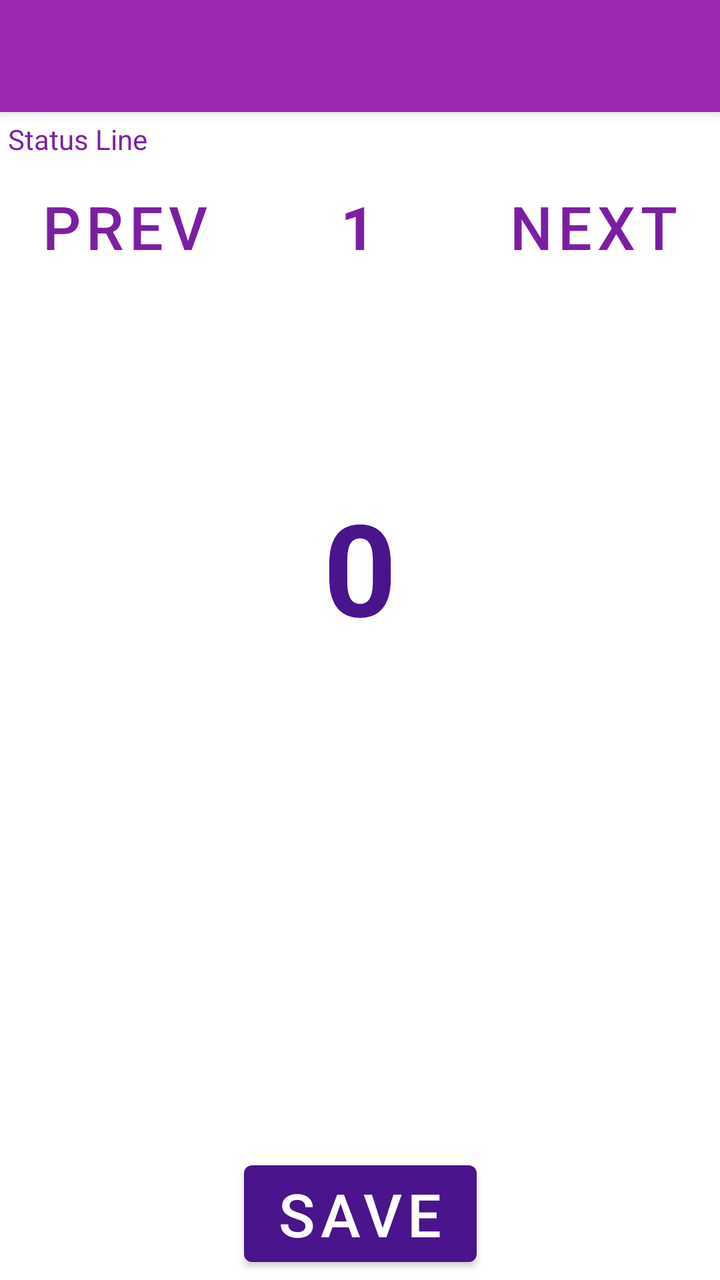
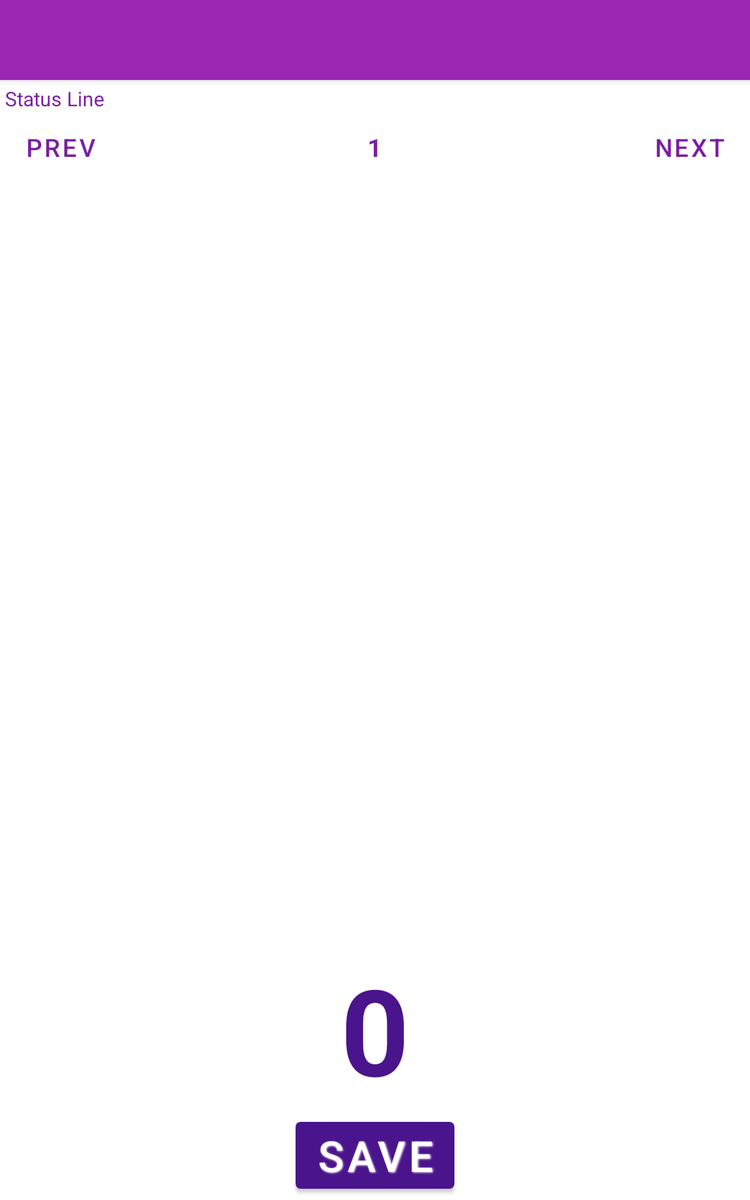

Two renders of one Android screen. The first uses the default layout on a phone; the second uses the alternative layout the repository ships for a different screen configuration, on a matching device. The two XML files are below.
<!-- AndroidManifest.xml: application theme Theme.Theme -->
<!-- res/layout/activity_main_new.xml -->
<?xml version="1.0" encoding="utf-8"?>
<androidx.constraintlayout.widget.ConstraintLayout xmlns:android="http://schemas.android.com/apk/res/android"
    xmlns:app="http://schemas.android.com/apk/res-auto"
    xmlns:tools="http://schemas.android.com/tools"
    android:id="@+id/constraintLayout"
    android:layout_width="match_parent"
    android:layout_height="match_parent"
    app:layout_behavior="@string/appbar_scrolling_view_behavior"
    tools:context="uk.trialmonster.observer.activities.MainActivity">

    <androidx.appcompat.widget.Toolbar
        android:id="@+id/top_toolbar"
        android:layout_width="match_parent"
        android:layout_height="?attr/actionBarSize"
        android:background="?attr/colorPrimaryVariant"
        android:elevation="4dp"
        android:theme="@style/Theme.Theme"
        app:layout_constraintEnd_toEndOf="parent"
        app:layout_constraintStart_toStartOf="parent"
        app:layout_constraintTop_toTopOf="parent"
        app:popupTheme="@style/Theme.PopupTheme" />

    <TextView
        android:id="@+id/statusLine"
        android:layout_width="match_parent"
        android:layout_height="wrap_content"
        android:layout_margin="4dp"
        android:text="@string/status_line"
        android:textAppearance="@style/TextAppearance.AppCompat.Body1"
        app:layout_constraintEnd_toEndOf="parent"
        app:layout_constraintStart_toStartOf="parent"
        app:layout_constraintTop_toBottomOf="@id/top_toolbar" />

    <LinearLayout
        android:id="@+id/container"
        android:layout_width="match_parent"
        android:layout_height="wrap_content"
        android:orientation="vertical"
        app:layout_constraintEnd_toEndOf="parent"
        app:layout_constraintStart_toStartOf="parent"
        app:layout_constraintTop_toBottomOf="@id/statusLine">

        
        <LinearLayout
            android:id="@+id/sectionLabelLayout"
            android:layout_width="match_parent"
            android:layout_height="wrap_content"
            android:layout_margin="4dp"
            android:orientation="horizontal">

            <Button
                android:id="@+id/decrementTextView"
                android:layout_width="wrap_content"
                android:layout_height="wrap_content"
                android:layout_weight="1"
                android:background="#00FFFFFF"
                android:contentDescription="@string/go_to_previous_section"
                android:onClick="decrement"
                android:text="@string/prev"
                android:textAlignment="textStart"
                android:textColor="@color/purple_700"
                android:textSize="30sp"
                android:textStyle="normal" />

            <TextView
                android:id="@+id/sectionNumber"
                android:layout_width="wrap_content"
                android:layout_height="wrap_content"
                android:layout_weight="1"
                android:contentDescription="@string/section_number"
                android:text="@string/_1"
                android:textAlignment="center"
                android:textSize="30sp"
                android:textStyle="bold" />

            <Button
                android:id="@+id/incrementTextView"
                android:layout_width="wrap_content"
                android:layout_height="wrap_content"
                android:layout_weight="1"
                android:background="#00FFFFFF"
                android:contentDescription="@string/go_to_next_section"
                android:onClick="increment"
                android:text="@string/next"
                android:textAlignment="textEnd"
                android:textColor="@color/purple_700"
                android:textSize="30sp"
                android:textStyle="normal" />
        </LinearLayout>

        
        <TextView
            android:id="@+id/numberLabel"
            style="@style/bigLabel"
            android:layout_width="match_parent"
            android:layout_height="wrap_content"
            android:layout_margin="4dp"
            android:gravity="center_horizontal"
            android:textAlignment="center"
            app:layout_constraintEnd_toEndOf="parent"
            app:layout_constraintStart_toStartOf="parent"
            app:layout_constraintTop_toBottomOf="@+id/sectionLabelLayout" />

    </LinearLayout>


    <androidx.constraintlayout.widget.ConstraintLayout
        android:id="@+id/top"
        android:layout_width="wrap_content"
        android:layout_height="wrap_content"
        app:layout_constraintEnd_toEndOf="parent"
        app:layout_constraintStart_toStartOf="parent"
        app:layout_constraintTop_toBottomOf="@+id/container" />

    <TextView
        android:id="@+id/scoreLabel"
        style="@style/bigLabel"
        android:layout_width="match_parent"
        android:layout_height="wrap_content"
        android:contentDescription="@string/score_"
        android:gravity="center_horizontal"
        android:text="@string/_0"
        app:layout_constraintEnd_toEndOf="parent"
        app:layout_constraintStart_toStartOf="parent"
        app:layout_constraintTop_toBottomOf="@id/top" />

    <androidx.constraintlayout.widget.ConstraintLayout
        android:id="@+id/bottom"
        android:layout_width="wrap_content"
        android:layout_height="wrap_content"
        android:layout_margin="4dp"
        app:layout_constraintBottom_toTopOf="@id/saveButton"
        app:layout_constraintEnd_toEndOf="parent"
        app:layout_constraintHorizontal_bias="0.5"
        app:layout_constraintStart_toStartOf="parent" />

    <Button
        android:id="@+id/saveButton"
        style="@style/ScoreButton"
        android:layout_marginBottom="4dp"
        android:text="@string/save"
        app:layout_constraintBottom_toBottomOf="parent"
        android:textColor="@color/colorButtonText"
        app:layout_constraintEnd_toEndOf="parent"
        app:layout_constraintStart_toStartOf="parent" />

</androidx.constraintlayout.widget.ConstraintLayout>
<!-- resources referenced by this layout -->
<resources>
  <color name="colorButtonText">#FFFFFFFF</color>
  <color name="purple_700">#7B1FA2</color>
  <string name="_0">0</string>
  <string name="_1">1</string>
  <string name="go_to_next_section">Go to next section</string>
  <string name="go_to_previous_section">Go to previous section</string>
  <string name="next">next</string>
  <string name="prev">prev</string>
  <string name="save">Save</string>
  <string name="score_">Score</string>
  <string name="section_number">Section number</string>
  <string name="status_line">Status Line</string>
  <style name="ScoreButton">
          <item name="android:layout_width">wrap_content</item>
          <item name="android:layout_height">wrap_content</item>
          <item name="android:capitalize">characters</item>
          <item name="android:shadowDx">1.2</item>
          <item name="android:shadowDy">1.2</item>1
          <item name="android:shadowColor">?android:attr/colorBackground</item>
          <item name="android:textSize">30sp</item>
          <item name="android:gravity">center</item>
          <item name="android:layout_margin">3dp</item>
      </style>
  <style name="Theme.PopupTheme" parent="Theme.AppCompat.DayNight.NoActionBar">
          <item name="android:background">@color/white</item> 
          <item name="android:colorBackground">@color/colorPureRed
          </item> 
          <item name="android:textColor">@color/purple_700</item> 
          <item name="colorControlNormal">@color/white</item>
          <item name="colorPrimarySurface">@color/white</item>
          <item name="android:textColorSecondary">#ffffff</item>
          <item name="android:actionOverflowButtonStyle">@color/white</item>
      </style>
  <style name="Theme.Theme" parent="Theme.MaterialComponents.DayNight.NoActionBar">
          
          <item name="colorPrimaryDark">@color/purple_900</item>
          <item name="colorPrimary">@color/purple_900</item>
          <item name="colorPrimaryVariant">@color/purple_500</item>
          <item name="colorOnPrimary">@color/white</item>
          <item name="android:textColorPrimary">@color/colorWhite</item>
          <item name="android:textColor">@color/purple_700</item>
  
          
          <item name="colorSecondary">@color/teal_200</item>
          <item name="colorSecondaryVariant">@color/teal_700</item>
          <item name="colorOnSecondary">@color/black</item>
          
  
          <item name="windowActionBar">false</item>
          <item name="windowNoTitle">true</item>
  
          <item name="android:statusBarColor">?attr/colorPrimaryDark</item>
          <item name="android:textColorSecondary">@color/white</item> 
          
          
      </style>
  <style name="bigLabel">
          <item name="android:textSize">64sp</item>
          <item name="android:textStyle">bold</item>
          <item name="android:textColor">@color/colorBigTextLabel</item>
      </style>
  <color name="white">#FFFFFFFF</color>
  <color name="colorPureRed">#FF0000</color>
  <color name="purple_900">#4A148C</color>
  <color name="purple_500">#9C27B0</color>
  <color name="colorWhite">#FFFFFFFF</color>
  <color name="teal_200">#FF03DAC5</color>
  <color name="teal_700">#FF018786</color>
  <color name="black">#FF000000</color>
  <color name="colorBigTextLabel">#FF4A148C</color>
</resources>
<!-- res/layout-sw600dp/activity_main_new.xml (the repository's variant of the layout above) -->
<!-- drawn on a 7-inch tablet held upright -->
<?xml version="1.0" encoding="utf-8"?>
<androidx.constraintlayout.widget.ConstraintLayout xmlns:android="http://schemas.android.com/apk/res/android"
    xmlns:app="http://schemas.android.com/apk/res-auto"
    xmlns:tools="http://schemas.android.com/tools"
    android:id="@+id/constraintLayout"
    android:layout_width="match_parent"
    android:layout_height="match_parent"
    app:layout_behavior="@string/appbar_scrolling_view_behavior"
    tools:context="uk.trialmonster.observer.activities.MainActivity">

    <androidx.appcompat.widget.Toolbar
        android:id="@+id/top_toolbar"
        android:layout_width="match_parent"
        android:layout_height="?attr/actionBarSize"
        android:background="?attr/colorPrimaryVariant"
        android:elevation="4dp"
        android:theme="@style/Theme.Theme"
        app:layout_constraintEnd_toEndOf="parent"
        app:layout_constraintStart_toStartOf="parent"
        app:layout_constraintTop_toTopOf="parent"
        app:popupTheme="@style/Theme.PopupTheme" />

    <TextView
        android:id="@+id/statusLine"
        android:layout_width="match_parent"
        android:layout_height="wrap_content"
        android:layout_margin="4dp"
        android:text="@string/status_line"
        android:textAppearance="@style/TextAppearance.AppCompat.Body1"
        android:textSize="16sp"
        app:layout_constraintEnd_toEndOf="parent"
        app:layout_constraintStart_toStartOf="parent"
        app:layout_constraintTop_toBottomOf="@id/top_toolbar" />

    <LinearLayout
        android:id="@+id/container"
        android:layout_width="match_parent"
        android:layout_height="wrap_content"
        android:orientation="vertical"
        app:layout_constraintEnd_toEndOf="parent"
        app:layout_constraintStart_toStartOf="parent"
        app:layout_constraintTop_toBottomOf="@id/statusLine">

        
        <LinearLayout
            android:id="@+id/sectionLabelLayout"
            android:layout_width="match_parent"
            android:layout_height="wrap_content"
            android:layout_margin="4dp"
            android:orientation="horizontal">

            <Button
                android:id="@+id/decrementTextView"
                android:layout_width="wrap_content"
                android:layout_height="wrap_content"
                android:layout_weight="1"
                android:background="#00FFFFFF"
                android:contentDescription="@string/go_to_previous_section"
                android:onClick="decrement"
                android:text="@string/prev"
                android:textAlignment="textStart"
                android:textColor="@color/purple_700"
                android:textSize="20sp"
                android:textStyle="normal" />

            <TextView
                android:id="@+id/sectionNumber"
                android:layout_width="wrap_content"
                android:layout_height="wrap_content"
                android:layout_weight="1"
                android:contentDescription="@string/section_number"
                android:text="@string/_1"
                android:textAlignment="center"
                android:textSize="20sp"
                android:textStyle="bold" />

            <Button
                android:id="@+id/incrementTextView"
                android:layout_width="wrap_content"
                android:layout_height="wrap_content"
                android:layout_weight="1"
                android:background="#00FFFFFF"
                android:contentDescription="@string/go_to_next_section"
                android:onClick="increment"
                android:text="@string/next"
                android:textAlignment="textEnd"
                android:textColor="@color/purple_700"
                android:textSize="20sp"
                android:textStyle="normal" />
        </LinearLayout>

        
        <TextView
            android:id="@+id/numberLabel"
            style="@style/bigLabel"
            android:layout_width="match_parent"
            android:layout_height="wrap_content"
            android:layout_margin="4dp"
            android:gravity="center_horizontal"
            android:textAlignment="center"
            android:textSize="96sp"
            app:layout_constraintEnd_toEndOf="parent"
            app:layout_constraintStart_toStartOf="parent"
            app:layout_constraintTop_toBottomOf="@+id/sectionLabelLayout" />

    </LinearLayout>


    <androidx.constraintlayout.widget.ConstraintLayout
        android:id="@+id/top"
        android:layout_width="wrap_content"
        android:layout_height="wrap_content"
        app:layout_constraintEnd_toEndOf="parent"
        app:layout_constraintStart_toStartOf="parent"
        app:layout_constraintTop_toBottomOf="@+id/container" />

    <TextView
        android:id="@+id/scoreLabel"
        style="@style/bigLabel"
        android:layout_width="match_parent"
        android:layout_height="wrap_content"
        android:contentDescription="@string/score_"
        android:gravity="center_horizontal"
        android:text="@string/_0"
        android:textSize="96sp"
        app:layout_constraintBottom_toTopOf="@+id/bottom"
        app:layout_constraintEnd_toEndOf="parent"
        app:layout_constraintHorizontal_bias="0.0"
        app:layout_constraintStart_toStartOf="parent" />

    <androidx.constraintlayout.widget.ConstraintLayout
        android:id="@+id/bottom"
        android:layout_width="wrap_content"
        android:layout_height="wrap_content"
        android:layout_margin="4dp"
        app:layout_constraintBottom_toTopOf="@id/saveButton"
        app:layout_constraintEnd_toEndOf="parent"
        app:layout_constraintHorizontal_bias="0.5"
        app:layout_constraintStart_toStartOf="parent" />

    <Button
        android:id="@+id/saveButton"
        style="@style/ScoreButton"
        android:layout_marginBottom="4dp"
        android:text="@string/save"
        android:textColor="@color/colorButtonText"
        android:textSize="34sp"
        app:layout_constraintBottom_toBottomOf="parent"
        app:layout_constraintEnd_toEndOf="parent"
        app:layout_constraintStart_toStartOf="parent" />

</androidx.constraintlayout.widget.ConstraintLayout>
<!-- resources referenced by the variant -->
<!-- as a 7-inch tablet held upright resolves them -->
<resources>
  <color name="colorButtonText">#FFFFFFFF</color>
  <color name="purple_700">#7B1FA2</color>
  <string name="_0">0</string>
  <string name="_1">1</string>
  <string name="go_to_next_section">Go to next section</string>
  <string name="go_to_previous_section">Go to previous section</string>
  <string name="next">next</string>
  <string name="prev">prev</string>
  <string name="save">Save</string>
  <string name="score_">Score</string>
  <string name="section_number">Section number</string>
  <string name="status_line">Status Line</string>
  <!-- from res/values-sw600dp/ -->
  <style name="ScoreButton">
          <item name="android:layout_width">wrap_content</item>
          <item name="android:layout_height">wrap_content</item>
          <item name="android:capitalize">characters</item>
          <item name="android:shadowDx">1.2</item>
          <item name="android:shadowDy">1.2</item>
          <item name="android:shadowRadius">2</item>
          <item name="android:shadowColor">?android:attr/colorBackground</item>
          <item name="android:gravity">center</item>
          <item name="android:layout_margin">3dp</item>
      </style>
  <style name="Theme.PopupTheme" parent="Theme.AppCompat.DayNight.NoActionBar">
          <item name="android:background">@color/white</item> 
          <item name="android:colorBackground">@color/colorPureRed
          </item> 
          <item name="android:textColor">@color/purple_700</item> 
          <item name="colorControlNormal">@color/white</item>
          <item name="colorPrimarySurface">@color/white</item>
          <item name="android:textColorSecondary">#ffffff</item>
          <item name="android:actionOverflowButtonStyle">@color/white</item>
      </style>
  <style name="Theme.Theme" parent="Theme.MaterialComponents.DayNight.NoActionBar">
          
          <item name="colorPrimaryDark">@color/purple_900</item>
          <item name="colorPrimary">@color/purple_900</item>
          <item name="colorPrimaryVariant">@color/purple_500</item>
          <item name="colorOnPrimary">@color/white</item>
          <item name="android:textColorPrimary">@color/colorWhite</item>
          <item name="android:textColor">@color/purple_700</item>
  
          
          <item name="colorSecondary">@color/teal_200</item>
          <item name="colorSecondaryVariant">@color/teal_700</item>
          <item name="colorOnSecondary">@color/black</item>
          
  
          <item name="windowActionBar">false</item>
          <item name="windowNoTitle">true</item>
  
          <item name="android:statusBarColor">?attr/colorPrimaryDark</item>
          <item name="android:textColorSecondary">@color/white</item> 
          
          
      </style>
  <!-- from res/values-sw600dp/ -->
  <style name="bigLabel">
          <item name="android:textStyle">bold</item>
          <item name="android:textColor">@color/colorBigTextLabel</item>
      </style>
  <color name="white">#FFFFFFFF</color>
  <color name="colorPureRed">#FF0000</color>
  <color name="purple_900">#4A148C</color>
  <color name="purple_500">#9C27B0</color>
  <color name="colorWhite">#FFFFFFFF</color>
  <color name="teal_200">#FF03DAC5</color>
  <color name="teal_700">#FF018786</color>
  <color name="black">#FF000000</color>
  <color name="colorBigTextLabel">#FF4A148C</color>
</resources>
